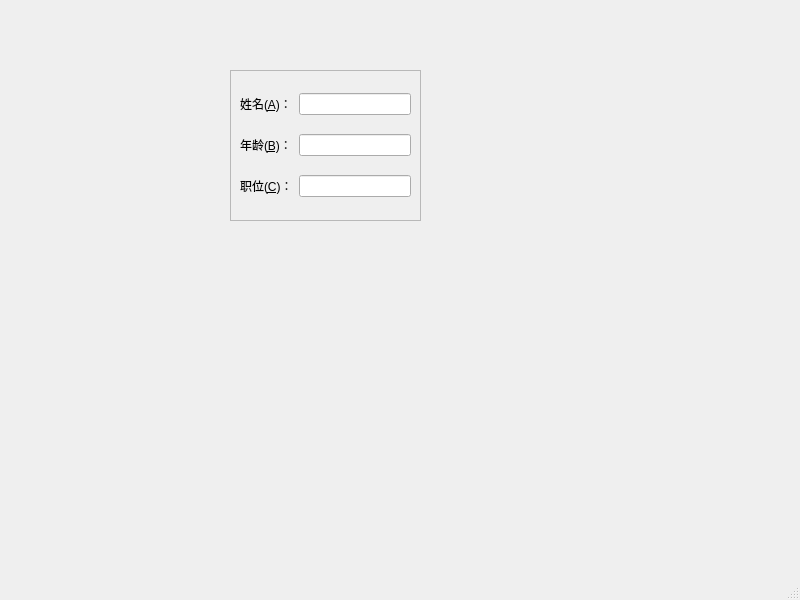
<?xml version="1.0" encoding="UTF-8"?>
<ui version="4.0">
 <class>MainWindow</class>
 <widget class="QMainWindow" name="MainWindow">
  <property name="geometry">
   <rect>
    <x>0</x>
    <y>0</y>
    <width>800</width>
    <height>600</height>
   </rect>
  </property>
  <property name="windowTitle">
   <string>MainWindow</string>
  </property>
  <widget class="QWidget" name="centralwidget">
   <widget class="QFrame" name="frame">
    <property name="geometry">
     <rect>
      <x>230</x>
      <y>70</y>
      <width>191</width>
      <height>151</height>
     </rect>
    </property>
    <property name="frameShape">
     <enum>QFrame::StyledPanel</enum>
    </property>
    <property name="frameShadow">
     <enum>QFrame::Raised</enum>
    </property>
    <layout class="QGridLayout" name="gridLayout">
     <item row="0" column="0">
      <widget class="QLabel" name="label">
       <property name="text">
        <string>姓名(&amp;A)：</string>
       </property>
       <property name="buddy">
        <cstring>lineEdit</cstring>
       </property>
      </widget>
     </item>
     <item row="0" column="1">
      <widget class="QLineEdit" name="lineEdit"/>
     </item>
     <item row="1" column="0">
      <widget class="QLabel" name="label_2">
       <property name="text">
        <string>年龄(&amp;B)：</string>
       </property>
       <property name="buddy">
        <cstring>lineEdit_2</cstring>
       </property>
      </widget>
     </item>
     <item row="1" column="1">
      <widget class="QLineEdit" name="lineEdit_2"/>
     </item>
     <item row="2" column="0">
      <widget class="QLabel" name="label_3">
       <property name="text">
        <string>职位(&amp;C)：</string>
       </property>
       <property name="buddy">
        <cstring>lineEdit_3</cstring>
       </property>
      </widget>
     </item>
     <item row="2" column="1">
      <widget class="QLineEdit" name="lineEdit_3"/>
     </item>
    </layout>
   </widget>
  </widget>
  <widget class="QMenuBar" name="menubar">
   <property name="geometry">
    <rect>
     <x>0</x>
     <y>0</y>
     <width>800</width>
     <height>26</height>
    </rect>
   </property>
  </widget>
  <widget class="QStatusBar" name="statusbar"/>
 </widget>
 <resources/>
 <connections/>
</ui>
